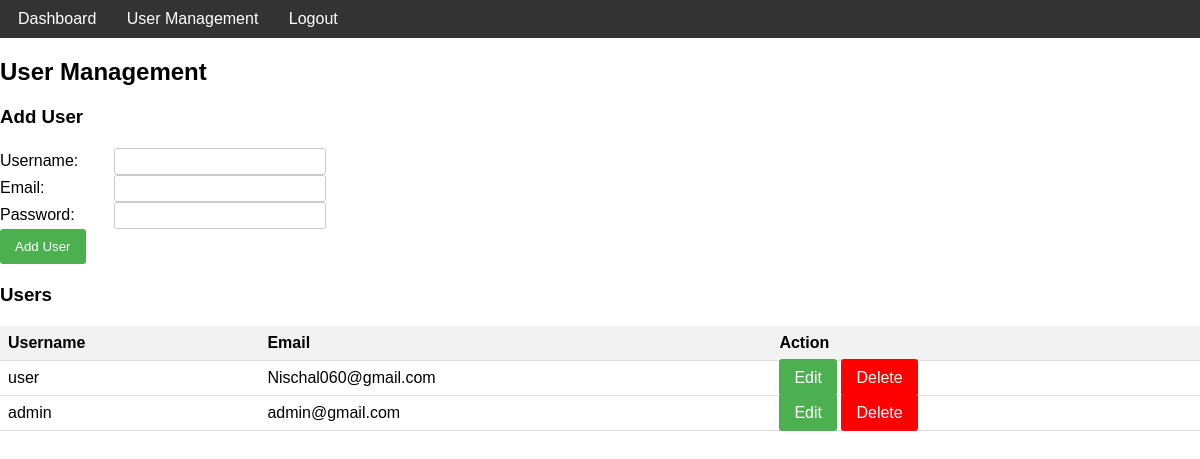
The app's page /user_management.php (signed in) with its own data.
### tables this page shows
CREATE TABLE `users` (
  `id` int(11) NOT NULL,
  `username` varchar(255) NOT NULL,
  `email` varchar(255) NOT NULL,
  `password` varchar(255) NOT NULL,
  `profile_picture` varchar(255) DEFAULT NULL
);

### user_management.php (the view, shortened to what this page needs)
<?php
require_once 'server.php';
$query = "SELECT * FROM users";
$result = $conn->query($query);
$users = $result->fetch_all(MYSQLI_ASSOC);
?>
<!DOCTYPE html>
<html>
<head>
</head>
<body>
    <nav>
        <div class="navigation-bar">
            <ul>
                <li><a href="admin_dashboard.php">Dashboard</a></li>
                <li><a href="user_management.php">User Management</a></li>
                <li><a href="admin_logout.php">Logout</a></li>
            </ul>
        </div>
    </nav>
    <h2>User Management</h2>
    <h3>Add User</h3>
    <form method="post" action="<?php echo $_SERVER["PHP_SELF"]; ?>">
        <label for="username">Username:</label>
        <input type="text" name="username" id="username" required><br>
        <label for="email">Email:</label>
        <input type="email" name="email" id="email" required><br>
        <label for="password">Password:</label>
        <input type="password" name="password" id="password" required><br>
        <input type="submit" name="add_user" value="Add User">
    </form>
    <h3>Users</h3>
    <table>
        <tr>
            <th>Username</th>
            <th>Email</th>
            <th>Action</th>
        </tr>
        <?php foreach ($users as $user) { ?>
            <tr>
                <td><?php echo $user['username']; ?></td>
                <td><?php echo $user['email']; ?></td>
                <td>
                    <a href="edit_user.php?user_id=<?php echo $user['id']; ?>" class="edit">Edit</a>
                    <a href="?action=delete&user_id=<?php echo $user['id']; ?>" class="delete">Delete</a>
                </td>
            </tr>
        <?php } ?>
    </table>
</body>
</html>

### user_management.php (style rules this page uses)
body { font-family: Arial, sans-serif; margin: 0; padding: 0; }
nav { background-color: #333; padding: 10px; }
.navigation-bar ul { list-style-type: none; margin: 0; padding: 0; overflow: hidden; }
.navigation-bar li { display: inline-block; margin-right: 10px; }
.navigation-bar a { color: white; text-decoration: none; padding: 8px; }
h2, h3 { margin: 20px 0; }
form { margin-bottom: 20px; }
label { display: inline-block; width: 100px; margin-right: 10px; }
input[type="text"], input[type="email"], input[type="password"] { width: 200px; padding: 5px; border: 1px solid #ccc; border-radius: 3px; }
input[type="submit"] { background-color: #4CAF50; color: white; padding: 10px 15px; border: none; border-radius: 3px; cursor: pointer; }
table { width: 100%; border-collapse: collapse; margin-top: 20px; }
th, td { padding: 8px; text-align: left; border-bottom: 1px solid #ddd; }
th { background-color: #f2f2f2; }
.edit { background-color: #4CAF50; color: white; padding: 10px 15px; border: none; border-radius: 3px; cursor: pointer; text-decoration: none; }
.delete { background-color: red; color: white; padding: 10px 15px; border: none; border-radius: 3px; cursor: pointer; text-decoration: none; }

### records on screen
users: username "user", email "Nischal060@gmail.com"
users: username "admin", email "admin@gmail.com"
